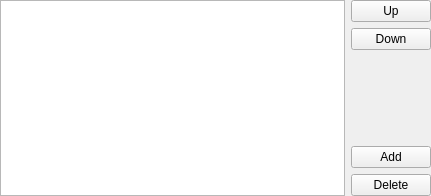
<ui version="4.0" >
 <class>XtrazICQStatusEditorUI</class>
 <widget class="QWidget" name="XtrazICQStatusEditorUI" >
  <property name="geometry" >
   <rect>
    <x>0</x>
    <y>0</y>
    <width>431</width>
    <height>196</height>
   </rect>
  </property>
  <property name="windowTitle" >
   <string>Form</string>
  </property>
  <layout class="QGridLayout" >
   <property name="margin" >
    <number>0</number>
   </property>
   <property name="spacing" >
    <number>6</number>
   </property>
   <item row="3" column="1" >
    <widget class="QPushButton" name="buttonAdd" >
     <property name="text" >
      <string>Add</string>
     </property>
    </widget>
   </item>
   <item row="4" column="1" >
    <widget class="QPushButton" name="buttonDelete" >
     <property name="text" >
      <string>Delete</string>
     </property>
    </widget>
   </item>
   <item row="2" column="1" >
    <spacer>
     <property name="orientation" >
      <enum>Qt::Vertical</enum>
     </property>
     <property name="sizeHint" >
      <size>
       <width>20</width>
       <height>40</height>
      </size>
     </property>
    </spacer>
   </item>
   <item row="0" column="1" >
    <widget class="QPushButton" name="buttonUp" >
     <property name="text" >
      <string>Up</string>
     </property>
    </widget>
   </item>
   <item row="1" column="1" >
    <widget class="QPushButton" name="buttonDown" >
     <property name="text" >
      <string>Down</string>
     </property>
    </widget>
   </item>
   <item rowspan="5" row="0" column="0" >
    <widget class="QTableView" name="statusView" />
   </item>
  </layout>
 </widget>
 <tabstops>
  <tabstop>statusView</tabstop>
  <tabstop>buttonUp</tabstop>
  <tabstop>buttonDown</tabstop>
  <tabstop>buttonAdd</tabstop>
  <tabstop>buttonDelete</tabstop>
 </tabstops>
 <resources/>
 <connections/>
</ui>
